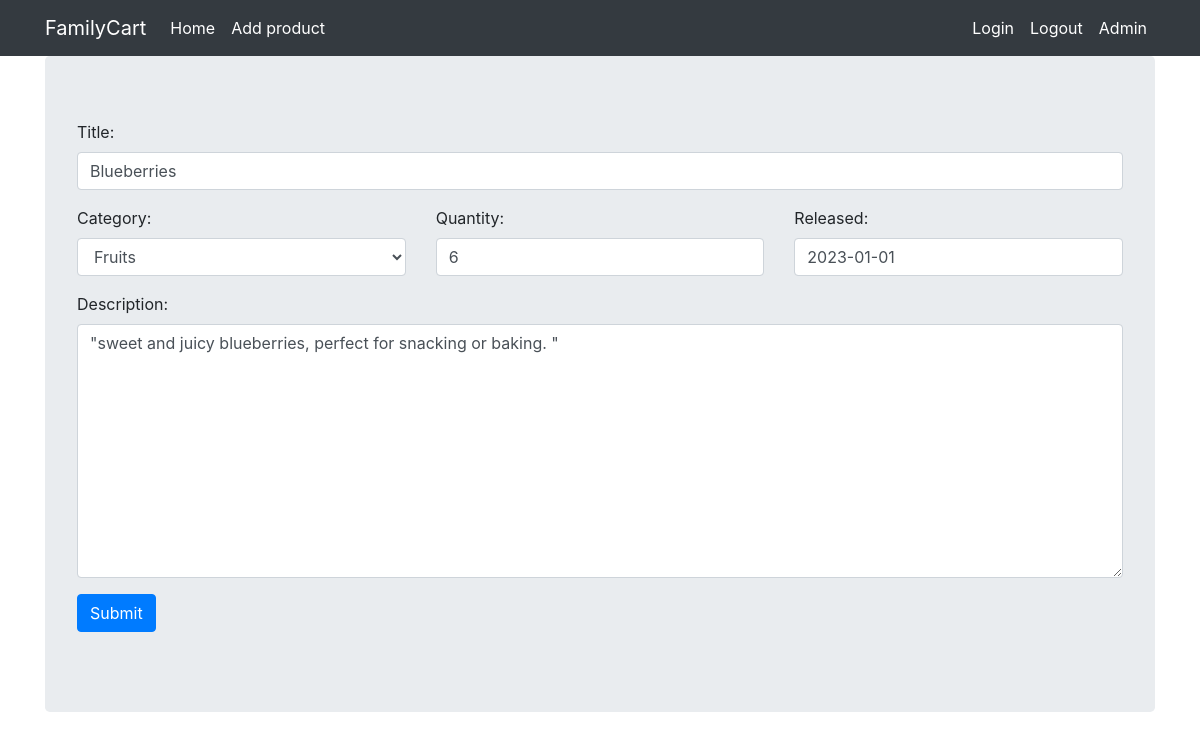
The page /product/update/1 (signed in) on the database its author committed.
### viewer/models.py (models this page shows, shortened)
class Product(Model):
    objects = None
    title = CharField(max_length=128)
    category = ForeignKey(Category, on_delete=DO_NOTHING)
    quantity = IntegerField()
    released = DateField()
    description = TextField()
    created = DateTimeField(auto_now_add=True)

### viewer/views.py (the view, shortened to what this page needs)
# urls.py: path('product/update/<pk>', ProductUpdateView.as_view(), name='product_update'),
class ProductUpdateView(LoginRequiredMixin, PermissionRequiredMixin, UpdateView):
    template_name = 'form.html'
    model = Product
    form_class = ProductForm
    success_url = reverse_lazy('index')
    permission_required = 'viewer.change_product'

### viewer/forms.py (shortened to what this page needs)
class ProductForm(ModelForm):
    def __init__(self, *args, **kwargs):
        super().__init__(*args, **kwargs)
        for visible in self.visible_fields():
            visible.field.widget.attrs['class'] = 'form-control'
    class Meta:
        model = Product
        fields = '__all__'
    title = CharField(validators=[capitalized_validator])
    quantity = IntegerField(min_value=1, max_value=99)
    released = PastMonthField()

### viewer/models.py (called while the page is built)
    def __str__(self):
        return str(self.name)

### viewer/templates/form.html (shortened to what this page needs)
{% extends "base.html" %}
{% block content %}
  <form method="post">
    <div class="form-group">
      <label for="{{ form.title.id_for_label }}">Title:</label>
      {{ form.title }}
    </div>
    <div class="row">
      <div class="col">
        <div class="form-group">
          <label for="{{ form.category.id_for_label }}">Category:</label>
          {{ form.category }}
        </div>
      </div>
      <div class="col">
        <div class="form-group">
          <label for="{{ form.quantity.id_for_label }}">Quantity:</label>
          {{ form.quantity }}
        </div>
      </div>
      <div class="col">
        <div class="form-group">
          <label for="{{ form.released.id_for_label }}">Released:</label>
          {{ form.released }}
        </div>
      </div>
    </div>
    <div class="form-group">
      <label for="{{ form.description.id_for_label }}">Description:</label>
      {{ form.description }}
    </div>
    <input type="submit" value="Submit" class="btn btn-primary">
  </form>
{% endblock %}

### rows shown on the page
Product: title "Blueberries", category "Fruits", quantity "6", released "2023-01-01", description "\"sweet and juicy blueberries, perfect for snacking or baking. \""
